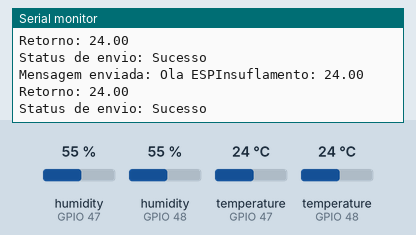
A sketch run on a simulated ESP32. Shown: the last lines printed to the serial monitor. The inputs (shaded band) are chosen by the test bench; at power-on: temperature (sensors on GPIO 47, GPIO 48) 24 °C, humidity (sensors on GPIO 47, GPIO 48) 55 %.

Above: at 5.8 s.
5.9 s: temperature (sensor on GPIO 47) set to 12 °C
At 11.5 s:
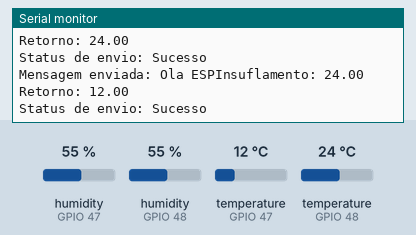
11.9 s: temperature (sensor on GPIO 48) set to 12 °C
At 15.8 s:
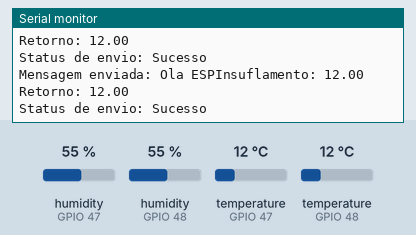
17.9 s: temperature (sensor on GPIO 47) set to 19 °C
At 21.3 s:
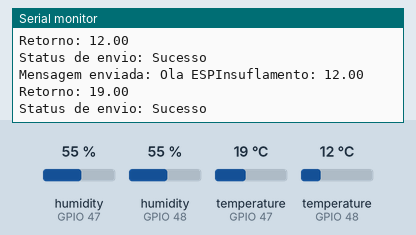
23.9 s: temperature (sensor on GPIO 48) set to 19 °C
At 25.7 s:
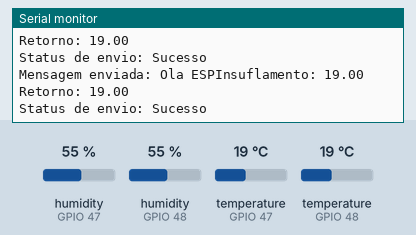
Timing chart, 0 to 27.2 s (numbered marks = the images above; inputs shaded):
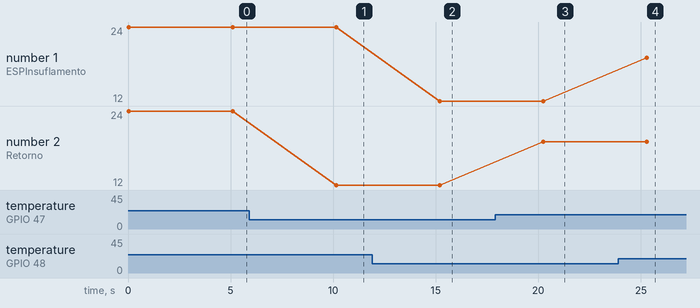

Measured:
- after the input at 5.9 s, the serial monitor: prints a new line after 4.2 s (image 1)
- after the input at 11.9 s, the serial monitor: prints a new line after 3.3 s (image 2)
- after the input at 17.9 s, the serial monitor: prints a new line after 2.3 s (image 3)
- after the input at 23.9 s, the serial monitor: prints a new line after 1.4 s (image 4)
- plotted number 2: 24 → 12 after the input at 5.9 s, 12 → 19 after the input at 17.9 s

The sketch:

WiFiLoRaV3.ino
```cpp
// REMETENTE - Envia uma string e um booleano via ESP-NOW

#include <WiFi.h>
#include <esp_now.h>
#include <DHT.h>

#define PINO_INSUFLAMENTO 48
#define PINO_RETORNO      47
#define DHTTYPE DHT11

DHT dhtInsuflamento (PINO_INSUFLAMENTO,DHTTYPE);
DHT dhtRetorno      (PINO_RETORNO,DHTTYPE);

// MAC do ESP32 receptor (StamPLC)
uint8_t enderecoReceptor[] = {0xB0, 0x81, 0x84, 0x96, 0x78, 0xA4};

// Estrutura com mensagem e valor booleano
typedef struct struct_message
{
  char texto[20];
  float insuflamento;
  float retorno;
} struct_message;

struct_message dados;

void setup()
{
  Serial.begin(115200);

  // Coloca o ESP em modo Station (necessário para ESP-NOW)
  WiFi.mode(WIFI_STA);
  Serial.print("MAC do Remetente: ");
  Serial.println(WiFi.macAddress());

  // Inicializa o ESP-NOW
  if (esp_now_init() != ESP_OK)
  {
    Serial.println("Erro ao iniciar ESP-NOW");
    return;
  }

  // Registra o receptor como peer
  esp_now_peer_info_t peerInfo = {};
  memcpy(peerInfo.peer_addr, enderecoReceptor, 6);
  peerInfo.channel = 0;
  peerInfo.encrypt = false;

  if (!esp_now_add_peer(&peerInfo))
  {
    Serial.println("Peer registrado com sucesso");
  }

  // Callback opcional para feedback de envio
  esp_now_register_send_cb([](const uint8_t *mac_addr, esp_now_send_status_t status)
  {
    Serial.print("Status de envio: ");
    Serial.println(status == ESP_NOW_SEND_SUCCESS ? "Sucesso" : "Falha");
  });
  dhtInsuflamento.begin();
  dhtRetorno.begin();
}

void loop()
{
  leituraDHT();
  strcpy(dados.texto, "Ola ESP");

  // Envia a estrutura
  esp_err_t result = esp_now_send(enderecoReceptor, (uint8_t *)&dados, sizeof(dados));
  if (result == ESP_OK) {
    Serial.print("Mensagem enviada: ");
    Serial.print(dados.texto);
    Serial.print("Insuflamento: ");
    Serial.println(dados.insuflamento);
    Serial.print("Retorno: ");
    Serial.println(dados.retorno);
  } else {
    Serial.println("Erro ao enviar a mensagem");
  }

  delay(5000);
}

void leituraDHT()
{
  dados.insuflamento = dhtInsuflamento.readTemperature();
  dados.retorno      = dhtRetorno.readTemperature();
}
```
